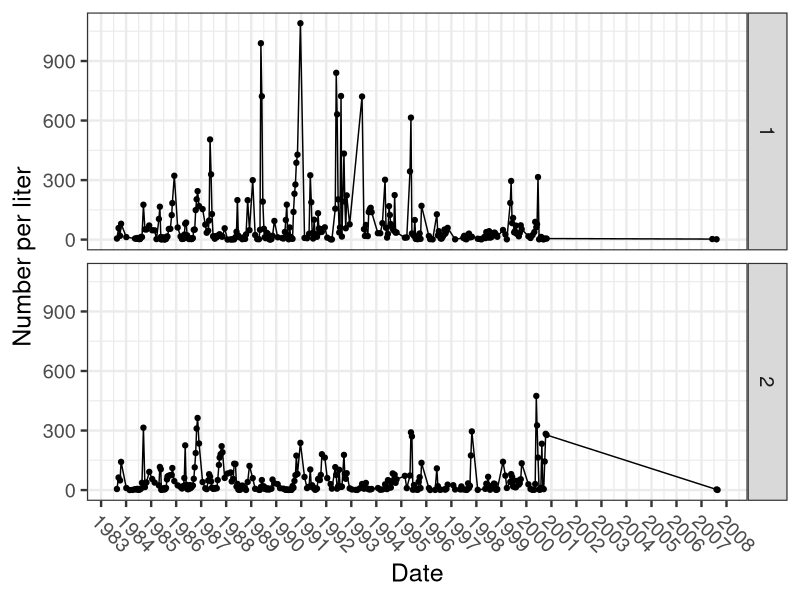

This chart was generated by the following R code:
# Data from
# https://lter.limnology.wisc.edu/data_LR_zoopcatalog/search

library(ggplot2)
library(scales)

data_LR_zoop <- read.csv("./data/little_rock_lake_experiment__zooplankton.csv")

head(data_LR_zoop)

# station 1 = treatment (acidification)
# station 2 = reference (control)

# how many unique species 
length(unique(data_LR_zoop$species_code))
length(unique(data_LR_zoop$species))
sort(unique(data_LR_zoop$species))

# How many observations per species 
table(data_LR_zoop$species)

# convert dates to true dates 
data_LR_zoop$date <- as.Date(data_LR_zoop$sample_date)

# plot a time series
temp <- ggplot(subset(data_LR_zoop, species=="POLYARTHRA REMATA"), aes(date,number_per_liter)) 
temp <- temp + geom_point() + geom_line()
temp <- temp + facet_grid(station~.)
temp <- temp + ylab("Number per liter")
temp <- temp + xlab("Date")
temp <- temp + theme_bw(base_size=18)
temp <- temp + scale_x_date(labels=date_format("%Y"),breaks=date_breaks("year"))
temp <- temp + theme(axis.text.x = element_text(angle=315,hjust=0)) # fix here
temp 

##############################################
# match zooplankton species to Martinez 1990 #
##############################################


